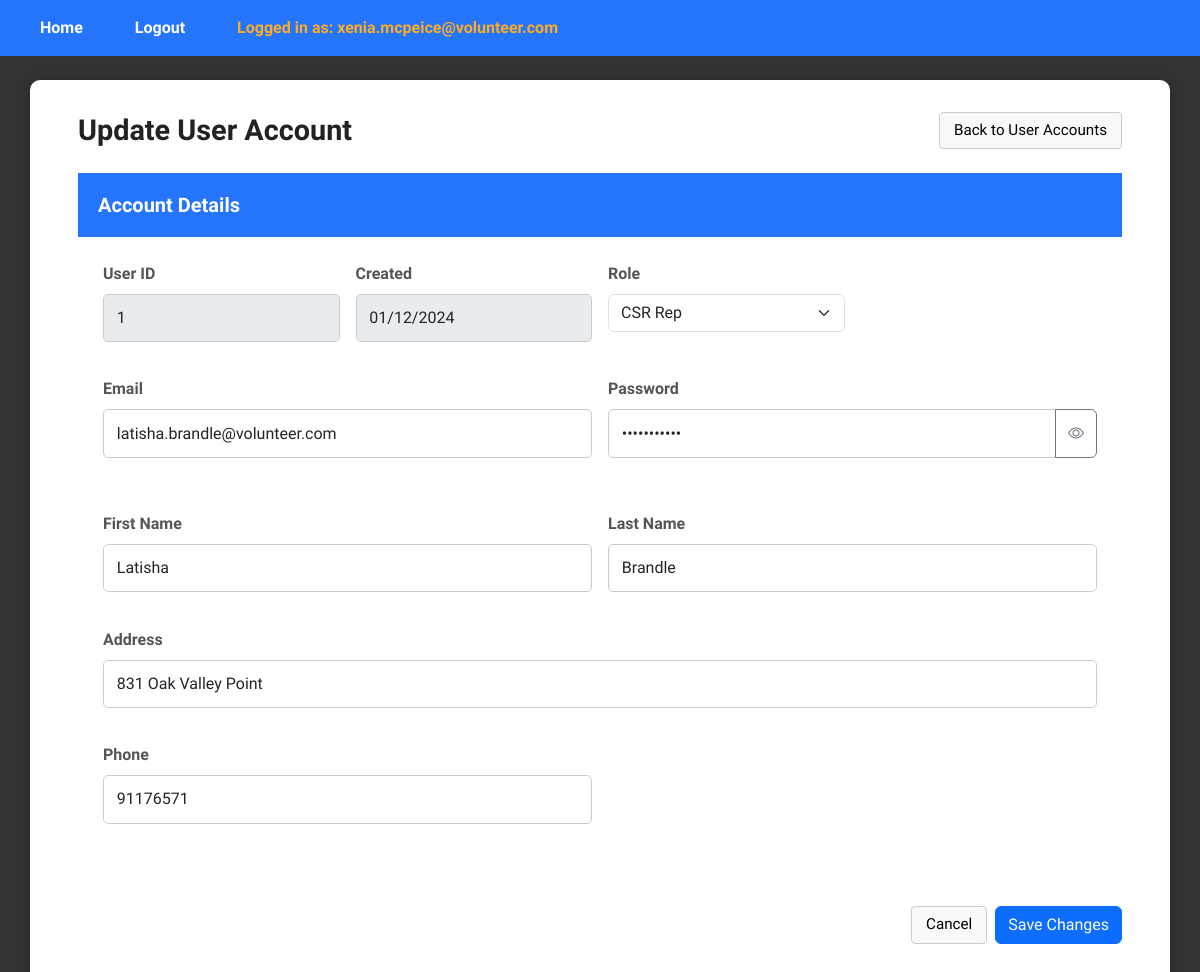
The app's page /UpdateUserAccountPage/1 (signed in) with its own data.
### tables this page shows
CREATE TABLE user (
	user_id INTEGER PRIMARY KEY AUTOINCREMENT,
	role_id INT,
	first_name VARCHAR(50),
	last_name VARCHAR(50),
	email VARCHAR(50) UNIQUE,
	password TEXT,
	address VARCHAR(50),
	phone INT,
	is_active boolean,
	created_at DATE,
	FOREIGN KEY (role_id) REFERENCES userprofile(role_id)
);

### app.py (the view, shortened to what this page needs)
@app.route("/UpdateUserAccountPage/<int:user_id>", methods=["GET", "POST"])
def updateUserAccountPage(user_id):
    if 'email' not in session:
        return redirect(url_for('login'))
    if session['role_id'] != 1:
        return redirect(url_for('login'))
    update_controller = UpdateUserAccController()
    if request.method == "GET":
        user = update_controller.getUserById(user_id)
        if not user:
            flash("User not found", "error")
            return redirect(url_for('viewUserAccountPage'))
        return render_template("useradmin/UpdateUserAccountPage.html", user=user)

### controllers/useradmin/UpdateUserAccController.py (called while the page is built)
    def getUserById(self, user_id):
        user = UserAccount()
        return user.getUserById(user_id)

### database/database_management.py (called while the page is built)
def dbConnection():
    return sqlite3.connect("database/volunteer_system.db")

### entities/UserAccount.py (called while the page is built)
    def getUserById(self, user_id):
        conn = database_management.dbConnection()
        conn.row_factory = sqlite3.Row
        cursor = conn.cursor()
        cursor.execute("SELECT * FROM user WHERE user_id = ?", (user_id,))
        user = cursor.fetchone()
        conn.close()
        return user  # This returns a Row object or None if not found

### templates/useradmin/UpdateUserAccountPage.html (shortened to what this page needs)
{% extends "layout.html" %}
{% block content %}
<div class="dashboard-wrapper">
  <div class="dashboard-container">
    <div class="d-flex justify-content-between align-items-center mb-4">
      <h1 class="m-0">Update User Account</h1>
      <a href="{{ url_for('viewUserAccountPage') }}" class="plain-btn">Back to User Accounts</a>
    </div>
    <form method="post" action="{{ url_for('updateUserAccountPage', user_id=user.user_id) }}">
      <div class="card-header">
        <h5 class="m-0">Account Details</h5>
      </div>
      <div class="card-body">
        <div class="row g-3">
          <div class="col-md-3">
            <label for="user_id" class="form-label">User ID</label>
            <input id="user_id" name="user_id" type="text" class="form-control" value="{{ user.user_id }}" disabled>
          </div>
          <div class="col-md-3">
            <label for="created_at" class="form-label">Created</label>
            <input id="created_at" type="text" class="form-control" value="{{ user.created_at }}" disabled>
          </div>
          <div class="col-md-3">
            <label for="role_id" class="form-label">Role</label>
            <select id="role_id" name="role_id" class="form-select form-control" required>
              <option value="4" {{ 'selected' if user.role_id == 4 }}>CSR Rep</option>
            </select>
          </div>
          <div class="col-md-6">
            <label for="email" class="form-label">Email</label>
            <input id="email" name="email" type="email" class="form-control" value="{{ user.email }}" required>
          </div>
          <div class="col-md-6">
            <label for="password" class="form-label">Password</label>
            <div class="input-group">
              <input id="password" name="password" type="password" class="form-control" value="{{ user.password }}">
              <button type="button" class="btn btn-outline-secondary" id="togglePassword" title="Show/Hide Password">
                <i class="bi bi-eye"></i>
              </button>
            </div>
          </div>
          <div class="col-md-6">
            <label for="first_name" class="form-label">First Name</label>
            <input id="first_name" name="first_name" type="text" class="form-control" value="{{ user.first_name }}" required>
          </div>
          <div class="col-md-6">
            <label for="last_name" class="form-label">Last Name</label>
            <input id="last_name" name="last_name" type="text" class="form-control" value="{{ user.last_name }}" required>
          </div>
          <div class="col-12">
            <label for="address" class="form-label">Address</label>
            <input id="address" name="address" type="text" class="form-control" value="{{ user.address or '' }}">
          </div>
          <div class="col-md-6">
            <label for="phone" class="form-label">Phone</label>
            <input id="phone" name="phone" type="text" class="form-control" value="{{ user.phone or user.phone_no or '' }}">
          </div>
        </div>
      </div>
      <div class="card-footer d-flex justify-content-end gap-2">
        <a href="{{ url_for('viewUserAccountPage') }}" class="plain-btn">Cancel</a>
        <button type="submit" class="btn btn-primary">Save Changes</button>
      </div>
    </form>
  </div>
</div>
{% endblock %}

### static/css/styles.css (style rules this page uses)
body { font-family: "Stack Sans Headline", system-ui, 'Trebuchet MS', "Segoe UI", Geneva, Verdana, sans-serif; background: #333; color: #333; margin: 0; padding: 0; min-height: 100vh; }
h1 { text-align: center; margin-bottom: 1.5rem; color: #222; font-weight: 700; font-size: 1.8rem; }
form div { margin-bottom: 1.2rem; }
label { display: block; margin-bottom: 0.4rem; font-weight: 600; color: #555; }
input[type="email"], input[type="password"], input[type="text"] { width: 100%; padding: 0.7rem 0.8rem; border-radius: 5px; border: 1.5px solid #ccc; font-size: 1rem; transition: border-color 0.3s ease; box-sizing: border-box; }
.card-header { background-color: #2575fc; color: white; padding: 20px; border-radius: 10px 10px 0 0; font-size: 1.2rem; }
.card-header h5 { margin: 0; font-weight: 600; }
.card-body { padding: 25px; }
.plain-btn { background-color: #f8f9fa; border: 1px solid #ccc; color: #000; padding: 6px 14px; border-radius: 4px; font-size: 0.95rem; font-weight: 500; cursor: pointer; text-decoration: none; display: inline-block; transition: background-color 0.2s ease, border-color 0.2s ease; }

### records on screen
user: user_id "1", created_at "01/12/2024", email "latisha.brandle@volunteer.com", first_name "Latisha", last_name "Brandle", address "831 Oak Valley Point", phone "91176571"

### other values on screen
{{ session.email }} "xenia.mcpeice@volunteer.com"
